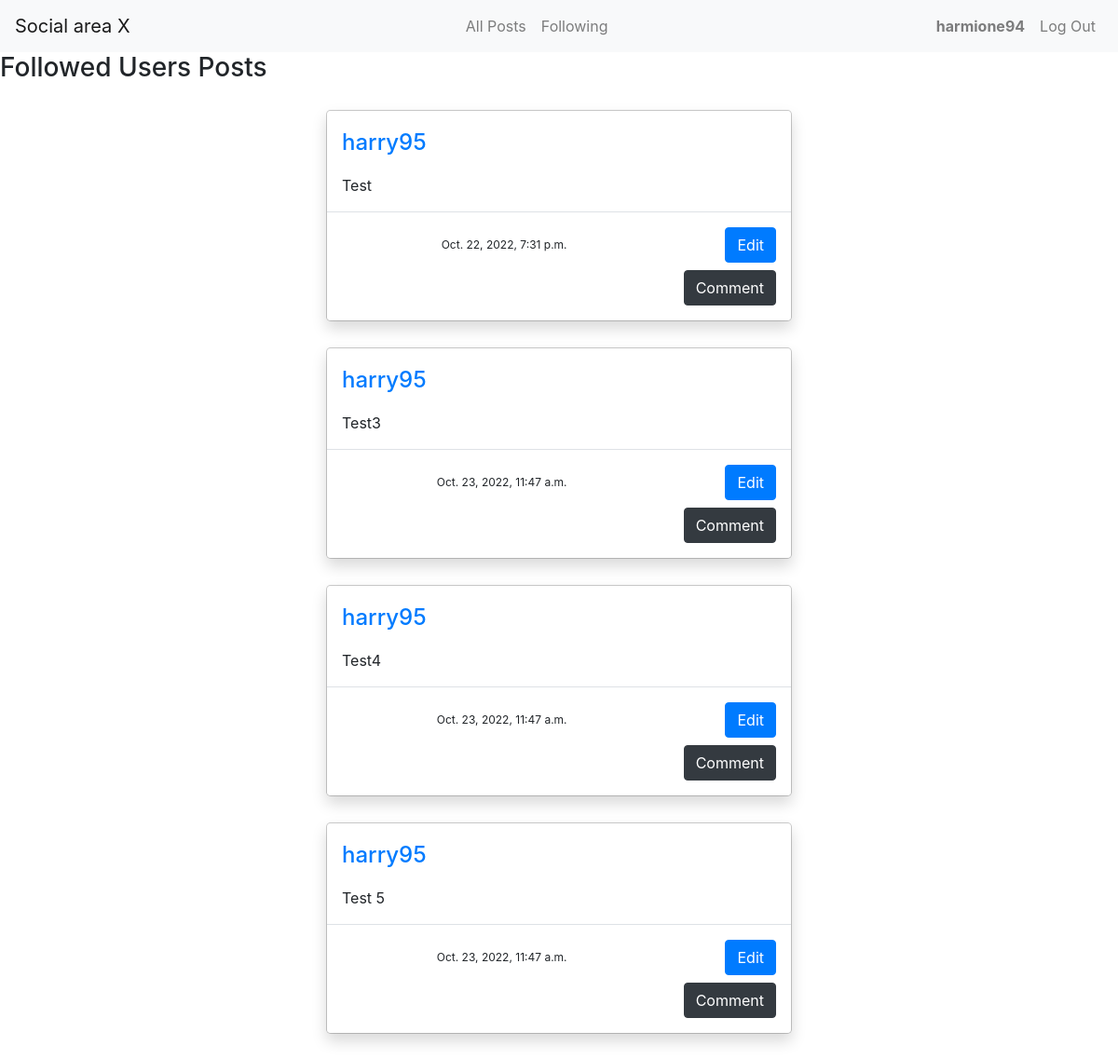
The app's page /following_page (signed in), older data.
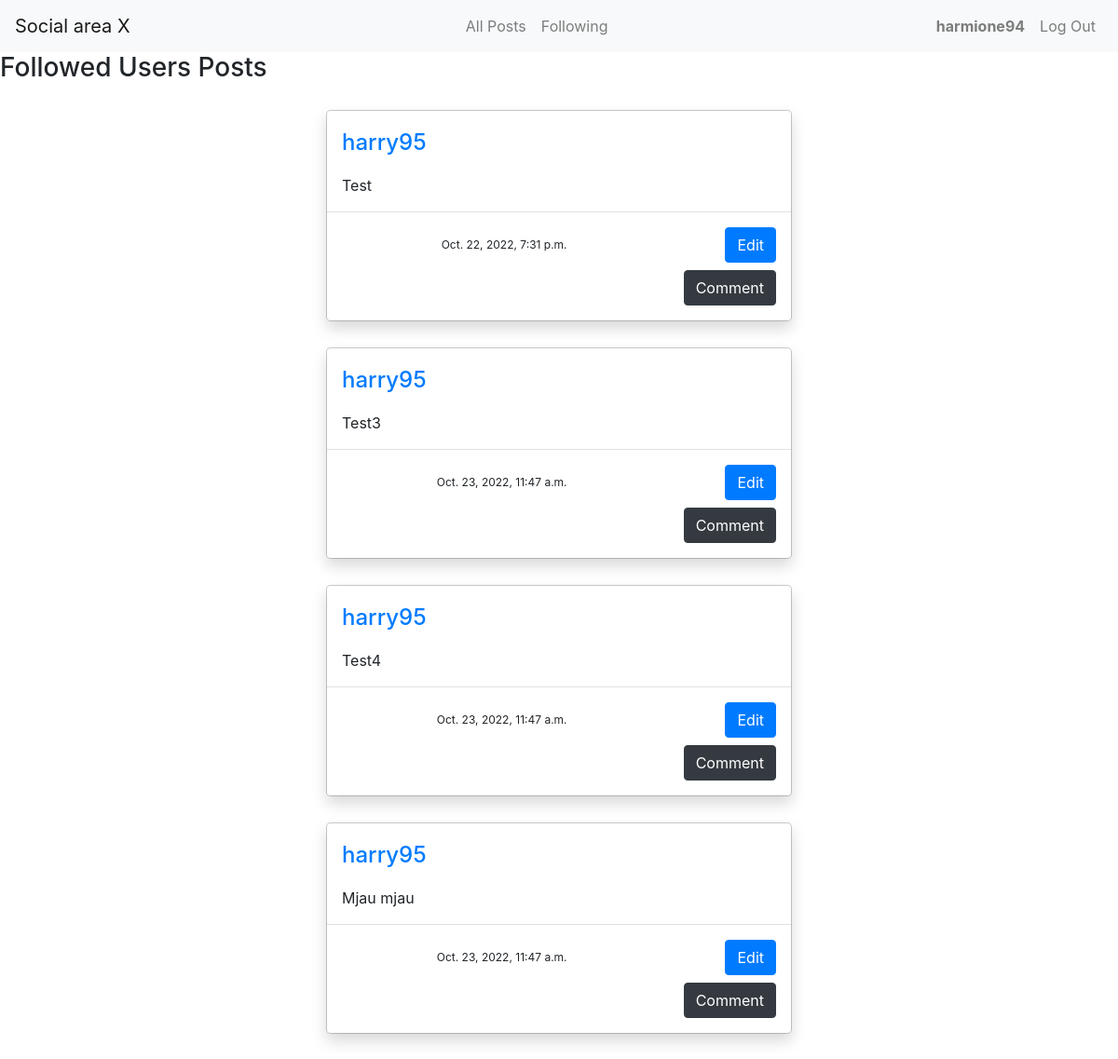
The same page, newer data.
### network/models.py (models this page shows, shortened)
class Post(models.Model):
    id = models.AutoField(primary_key = True)
    creator = models.ForeignKey(User, on_delete=models.CASCADE, related_name="created")
    content = models.TextField(max_length=100)
    date = models.DateTimeField(auto_now_add=True)
    likes = models.IntegerField(default=0)

class User(AbstractUser):
    pass

### network/views.py (the view)
# urls.py: path("following_page", views.following_page, name="following_page"),
def following_page(request):
    following = Follower.objects.filter(follower=request.user.id)
    list_following = []
    for user in following:
        list_following.append(user.followed.id)
    my_filter_qs = Q()
    for creator in list_following:
        my_filter_qs = my_filter_qs | Q(creator=creator)
    if len(list_following) > 0:
        posts_filtered = Post.objects.filter(my_filter_qs)
    else:
        posts_filtered = None
    return render(request,"network/following.html", {
        "posts" : posts_filtered
    })

### network/templates/network/following.html
{% extends "network/layout.html" %}
{% block body %}
  <h3>Followed Users Posts</h3>
    {% for post in posts %}
    <div class="modal-dialog" role="document">
        <div class="modal-content rounded-5 shadow">
          <div class="modal-header border-bottom-0">
            <div>
              <a href="{% url 'user_page' post.creator.id %}">
                <h4 class="modal-title fs-5">{{ post.creator }}</h1>
              </a>
            </div>
          </div>
          <div class="modal-body py-0">
            <p>{{ post.content }}</p>
          </div>
          <div class="modal-footer">
            <p id="date_modal">{{ post.date }}</p>
            <button type="button" class="btn btn btn-primary">Edit</button>
            <button type="button" class="btn btn btn-dark">Comment</button>
          </div>
        </div>
      </div>
    {% endfor %}
{% endblock %}

Row changes from the older to the newer data that the page shows:
changed Post: content "Test 5" → "Mjau mjau"
